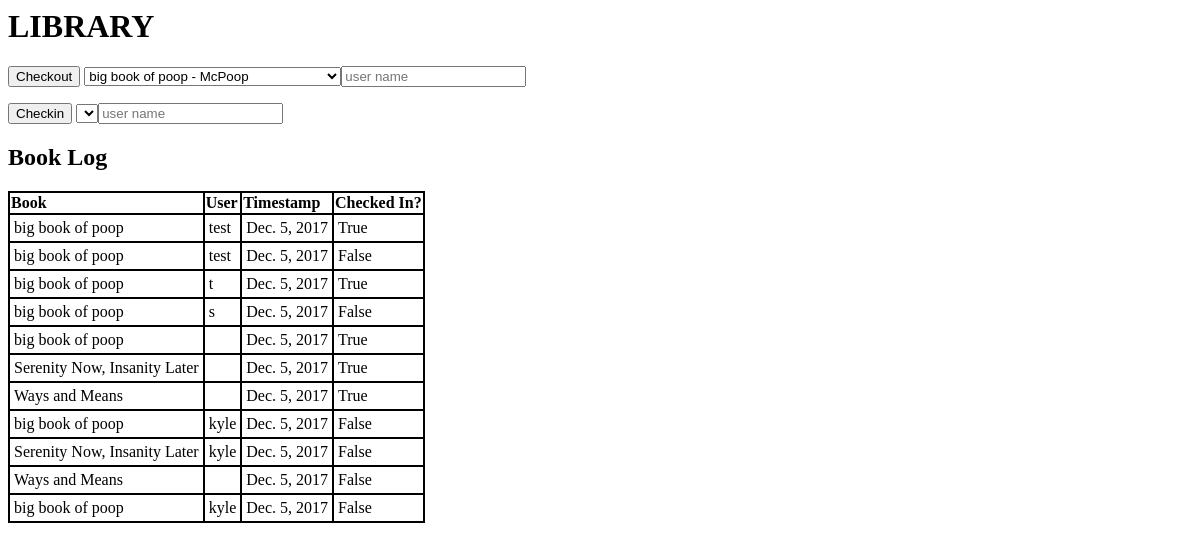
The page /library/ on the database as committed earlier.
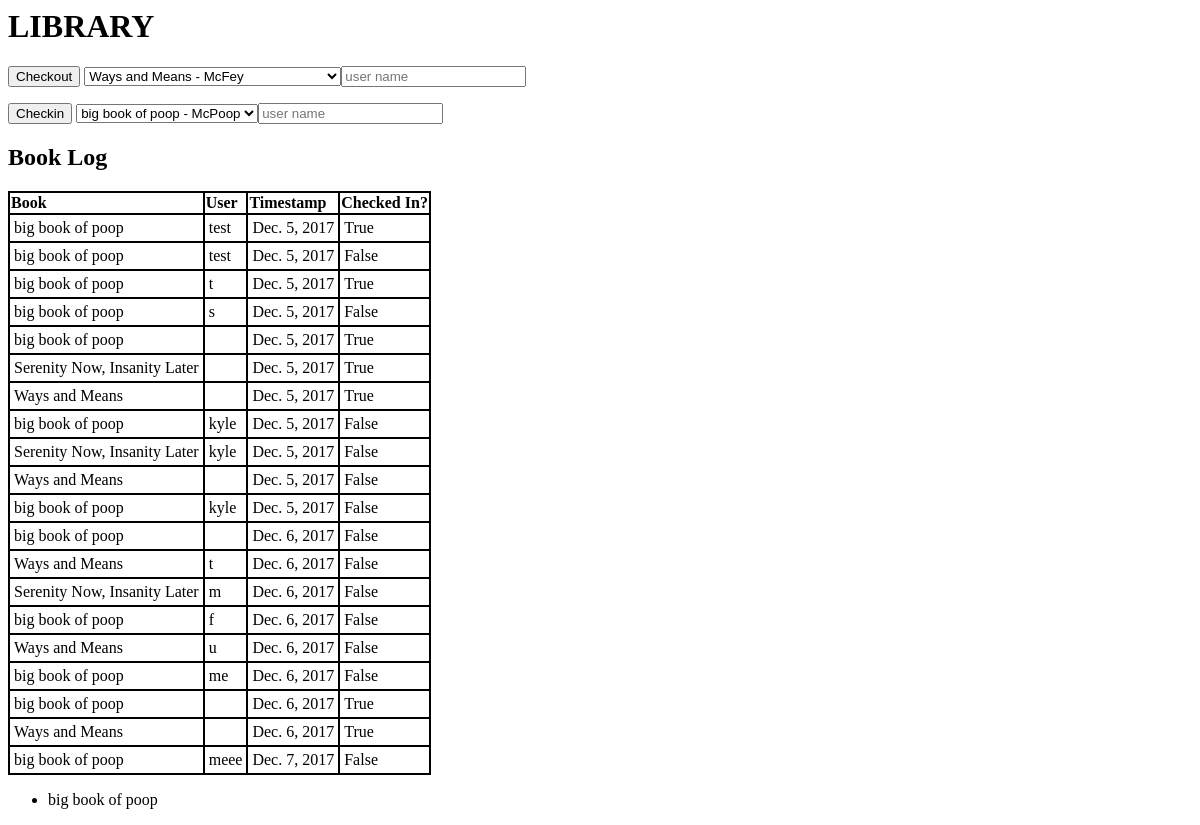
The same page on the database as committed later.
### library/models.py (models this page shows)
class RentalStatus(models.Model):
    book = models.ForeignKey(Book, on_delete=models.CASCADE)
    checked_in = models.BooleanField()
    user = models.CharField(max_length=100, null=True)
    timestamp = models.DateField(default=timezone.now)

class Book (models.Model):
    title = models.CharField(max_length=100)
    pubDate = models.DateField()
    author = models.ForeignKey(Author)   # foreign key
    checked_in = models.BooleanField(default=True)
    user = models.CharField(max_length=100, null=True)
    timestamp = models.DateField(default=timezone.now)
    def __str__(self):
        return f'{self.title}'

### library/views.py (the view)
def index(request):
    checked_in_books = Book.objects.filter(checked_in=True)
    checked_out_books = Book.objects.filter(checked_in=False)
    history = RentalStatus.objects.all()
    return render(request, 'library/index.html', {'checked_in_books': checked_in_books,
                                                  'checked_out_books': checked_out_books,
                                                  'history': history})

### library/templates/library/index.html (shortened to what this page needs)
{% load static %}
<link rel="stylesheet" type="text/css" href="{% static 'library/style.css' %}" />
<h1>LIBRARY</h1>
<form action="{% url 'library:checkout' %}" method="post">
    <div class="dropdown">
      <button type="submit" class="dropbtn">Checkout</button>
      <select name="id">
          {% for book in checked_in_books %}
          <option value="{{book.id}}">{{book.title}} - {{book.author.lastName}}</option>
          {% endfor %}
        <input type="text" name="user" placeholder="user name"/>
      </select>
    </div>
</form>
<form action="{% url 'library:checkin' %}" method="post">
    <div class="dropdown">
      <button type="submit" class="dropbtn">Checkin</button>
      <select name="id">
          {% for book in checked_out_books %}
          <option value="{{book.id}}">{{book.title}} - {{book.author.lastName}}</option>
          {% endfor %}
        <input type="text" name="user" placeholder="user name"/>
      </select>
    </div>
</form>
<div>
    <h2>Book Log</h2>
    <table>
        <tr>
            <th>Book</th>
            <th>User</th>
            <th>Timestamp</th>
            <th>Checked In?</th>
        </tr>
            {% for status in history %}
        <tr>
            <td>{{status.book}}</td>
            <td>{{status.user}}</td>
            <td>{{status.timestamp}}</td>
            <td>{{status.checked_in}}</td>
        </tr>
    {% endfor %}
    </table>
</div>
<ul>
    {% for book in checked_out_books %}
    <li>{{book.title}}</li>
    {% endfor %}
</ul>

Rows that differ between the two databases and show on the page:
added RentalStatus: book "big book of poop", timestamp "Dec. 6, 2017", checked_in "False"
added RentalStatus: book "Ways and Means", user "t", timestamp "Dec. 6, 2017", checked_in "False"
added RentalStatus: book "Serenity Now, Insanity Later", user "m", timestamp "Dec. 6, 2017", checked_in "False"
added RentalStatus: book "big book of poop", user "f", timestamp "Dec. 6, 2017", checked_in "False"
added RentalStatus: book "Ways and Means", user "u", timestamp "Dec. 6, 2017", checked_in "False"
added RentalStatus: book "big book of poop", user "me", timestamp "Dec. 6, 2017", checked_in "False"
added RentalStatus: book "big book of poop", timestamp "Dec. 6, 2017", checked_in "True"
added RentalStatus: book "Ways and Means", timestamp "Dec. 6, 2017", checked_in "True"
added RentalStatus: book "big book of poop", user "meee", timestamp "Dec. 7, 2017", checked_in "False"
now on this page (row edited): Book: title "big book of poop"
Other text that changed with them:
form field id: "big book of poop - McPoop" → "Ways and Means - McFey"
form field id: (not shown) → "big book of poop - McPoop"
